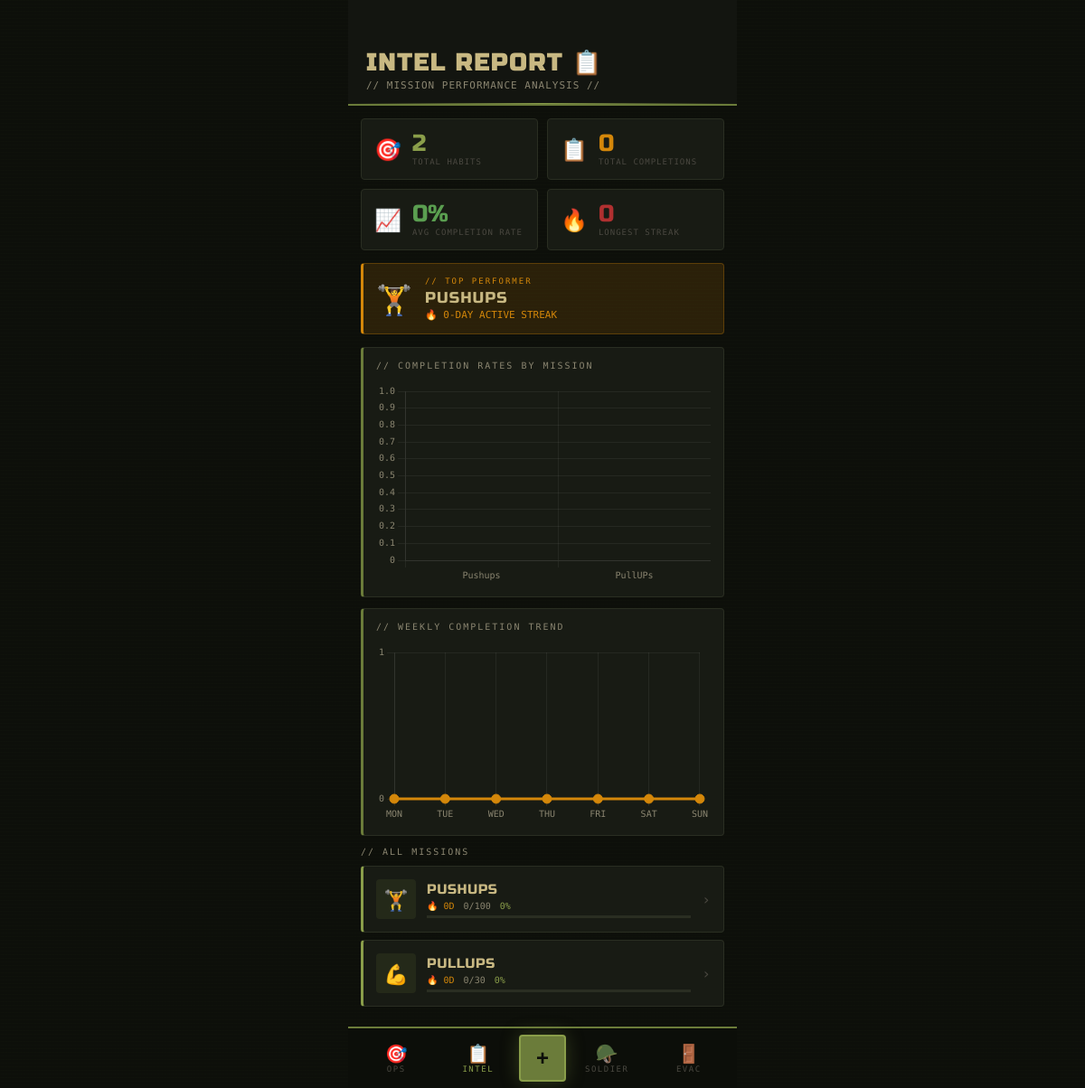
The app's page /stats (signed in) with its own data.
### app.py (models this page shows)
class Habit(db.Model):
    id         = db.Column(db.Integer, primary_key=True)
    name       = db.Column(db.String(120), nullable=False)
    emoji      = db.Column(db.String(4),   default='🏋️')
    color      = db.Column(db.String(20),  default='olive')
    goal       = db.Column(db.Integer,     default=30)
    created_at = db.Column(db.DateTime,    default=datetime.now)
    user_id    = db.Column(db.Integer,     db.ForeignKey('user.id'), nullable=False)
    logs       = db.relationship('HabitLog', backref='habit', lazy=True, cascade='all, delete')

### app.py (the view)
@app.route('/stats')
@login_required
def stats():
    user = get_user()
    if not user: return redirect(url_for('login'))
    habits = Habit.query.filter_by(user_id=user.id).all()
    today  = date.today()
    data = []
    for h in habits:
        streak   = calc_streak(h)
        total    = HabitLog.query.filter_by(habit_id=h.id, done=True).count()
        progress = min(round(total / h.goal * 100), 100) if h.goal else 0
        data.append({'habit': h, 'streak': streak, 'total': total, 'progress': progress})
    best              = max(data, key=lambda x: x['streak']) if data else None
    total_completions = sum(d['total'] for d in data)
    longest_streak    = max((d['streak'] for d in data), default=0)
    avg_rate          = round(sum(d['progress'] for d in data) / len(data)) if data else 0
    chart_labels  = json.dumps([d['habit'].name for d in data])
    chart_totals  = json.dumps([d['total']      for d in data])
    chart_streaks = json.dumps([d['streak']     for d in data])
    week_labels = []
    week_counts = []
    for i in range(6, -1, -1):
        day   = today - timedelta(days=i)
        count = 0
        for h in habits:
            if HabitLog.query.filter_by(habit_id=h.id, date=day, done=True).first():
                count += 1
        week_labels.append(day.strftime('%a').upper())
        week_counts.append(count)
    return render_template('stats.html', user=user, data=data,
                           best=best,
                           total_completions=total_completions,
                           longest_streak=longest_streak,
                           avg_rate=avg_rate,
                           chart_labels=chart_labels,
                           chart_totals=chart_totals,
                           chart_streaks=chart_streaks,
                           week_labels=json.dumps(week_labels),
                           week_counts=json.dumps(week_counts))

### app.py (called while the page is built)
def login_required(f):
    @wraps(f)
    def decorated(*args, **kwargs):
        if 'user_id' not in session:
            return redirect(url_for('login'))
        return f(*args, **kwargs)
    return decorated

def get_user():
    if 'user_id' in session:
        return db.session.get(User, session['user_id'])
    return None

def calc_streak(habit):
    streak = 0
    d = date.today()
    while True:
        log = HabitLog.query.filter_by(habit_id=habit.id, date=d, done=True).first()
        if log:
            streak += 1
            d -= timedelta(days=1)
        else:
            break
    return streak

@app.context_processor
def inject_globals():
    return {'today': date.today(), 'now': datetime.now()}  # LOCAL time

### templates/stats.html (shortened to what this page needs)
{% extends 'base.html' %}
{% block content %}
<div class="page-header">
  <h1>INTEL REPORT 📋</h1>
  <p>// MISSION PERFORMANCE ANALYSIS //</p>
</div>
<div style="padding:14px;">
  <div class="stat-grid">
    <div class="stat-tile">
      <div class="stat-tile-icon">🎯</div>
      <div>
        <div class="stat-tile-num" style="color:var(--olive2);">{{ data|length }}</div>
        <div class="stat-tile-lbl">Total Habits</div>
      </div>
    </div>
    <div class="stat-tile">
      <div class="stat-tile-icon">📋</div>
      <div>
        <div class="stat-tile-num" style="color:var(--amber);">{{ total_completions }}</div>
        <div class="stat-tile-lbl">Total Completions</div>
      </div>
    </div>
    <div class="stat-tile">
      <div class="stat-tile-icon">📈</div>
      <div>
        <div class="stat-tile-num" style="color:var(--green2);">{{ avg_rate }}%</div>
        <div class="stat-tile-lbl">Avg Completion Rate</div>
      </div>
    </div>
    <div class="stat-tile">
      <div class="stat-tile-icon">🔥</div>
      <div>
        <div class="stat-tile-num" style="color:var(--red2);">{{ longest_streak }}</div>
        <div class="stat-tile-lbl">Longest Streak</div>
      </div>
    </div>
  </div>
  {% if best %}
  <div style="background:var(--amber3);border:1px solid rgba(212,135,10,0.3);
              border-left:3px solid var(--amber);border-radius:4px;
              padding:14px;margin-bottom:14px;display:flex;align-items:center;gap:14px;">
    <div style="font-size:32px;">{{ best.habit.emoji }}</div>
    <div>
      <div style="font-family:'Share Tech Mono',monospace;font-size:9px;color:var(--amber);
                  letter-spacing:2px;text-transform:uppercase;margin-bottom:3px;">// TOP PERFORMER</div>
      <div style="font-family:'Russo One',sans-serif;font-size:17px;color:var(--tan);
                  text-transform:uppercase;letter-spacing:1px;">{{ best.habit.name }}</div>
      <div style="font-family:'Share Tech Mono',monospace;font-size:11px;color:var(--amber);margin-top:2px;">
        🔥 {{ best.streak }}-DAY ACTIVE STREAK
      </div>
    </div>
  </div>
  {% endif %}
  {% if data %}
  <div class="chart-box">
    <div class="chart-title">// COMPLETION RATES BY MISSION</div>
    <canvas id="chartHabits" height="180"></canvas>
  </div>
  <div class="chart-box">
    <div class="chart-title">// WEEKLY COMPLETION TREND</div>
    <canvas id="chartWeek" height="160"></canvas>
  </div>
  {% endif %}
  {% if data %}
    <div style="font-family:'Share Tech Mono',monospace;font-size:10px;color:var(--text2);
                text-transform:uppercase;letter-spacing:2px;margin-bottom:10px;">// ALL MISSIONS</div>
    {% for hd in data %}
    <a href="/habit/{{ hd.habit.id }}" style="text-decoration:none;">
      <div class="card color-{{ hd.habit.color }}"
           style="margin-bottom:8px;display:flex;align-items:center;gap:12px;border-left:3px solid var(--hc);">
        <div style="width:44px;height:44px;border-radius:4px;background:var(--hcl);
                    display:flex;align-items:center;justify-content:center;font-size:22px;flex-shrink:0;">
          {{ hd.habit.emoji }}
        </div>
        <div style="flex:1;min-width:0;">
          <div style="font-family:'Russo One',sans-serif;font-size:15px;color:var(--tan);
                      text-transform:uppercase;letter-spacing:0.5px;margin-bottom:4px;
                      white-space:nowrap;overflow:hidden;text-overflow:ellipsis;">{{ hd.habit.name }}</div>
          <div style="display:flex;gap:10px;align-items:center;margin-bottom:5px;">
            <span style="font-family:'Share Tech Mono',monospace;font-size:10px;color:var(--amber);">🔥 {{ hd.streak }}D</span>
            <span style="font-family:'Share Tech Mono',monospace;font-size:10px;color:var(--text2);">{{ hd.total }}/{{ hd.habit.goal }}</span>
            <span style="font-family:'Share Tech Mono',monospace;font-size:10px;color:var(--olive2);">{{ hd.progress }}%</span>
          </div>
          <div style="background:var(--border);height:3px;overflow:hidden;">
          </div>
        </div>
        <div style="font-family:'Share Tech Mono',monospace;color:var(--text3);font-size:16px;">›</div>
      </div>
    </a>
    {% endfor %}
  {% else %}
    <div class="empty">
      <div class="empty-icon">📋</div>
      <h3>NO INTEL AVAILABLE</h3>
      <p>ASSIGN MISSIONS FROM THE OPS SCREEN.</p>
    </div>
  {% endif %}
</div>
{% endblock %}
{% block extra_js %}
<script>
const labels  = {{ chart_labels|safe }};
const totals  = {{ chart_totals|safe }};
const streaks = {{ chart_streaks|safe }};
const wLabels = {{ week_labels|safe }};
const wCounts = {{ week_counts|safe }};
const olive  = '#8a9e4a';
const oliveD = 'rgba(107,124,58,0.2)';
const amber  = '#d4870a';
const amberD = 'rgba(212,135,10,0.2)';
const gridC  = 'rgba(255,255,255,0.06)';
const textC  = '#8a8570';
Chart.defaults.color = textC;
Chart.defaults.borderColor = gridC;
// Chart 1 — bar chart per habit
if (labels.length > 0) {
  new Chart(document.getElementById('chartHabits'), {
    type: 'bar',
    data: {
      labels,
      datasets: [{
        label: 'Completions',
        data: totals,
        backgroundColor: olive,
        borderColor: '#adc05a',
        borderWidth: 1,
        borderRadius: 2,
      }]
    },
    options: {
      responsive: true,
      plugins: {
        legend: { display: false },
        tooltip: {
          backgroundColor: '#1e2219',
          borderColor: '#363b2c',
          borderWidth: 1,
          titleFont: { family: 'Share Tech Mono' },
          bodyFont:  { family: 'Share Tech Mono' },
        }
      },
      scales: {
        x: { grid: { color: gridC }, ticks: { font: { family: 'Share Tech Mono', size: 10 } } },
        y: { grid: { color: gridC }, ticks: { font: { family: 'Share Tech Mono', size: 10 } }, beginAtZero: true }
      }
    }
  });
  // Chart 2 — line chart weekly trend
  new Chart(document.getElementById('chartWeek'), {
    type: 'line',
    data: {
      labels: wLabels,
      datasets: [{
        label: 'Habits Done',
        data: wCounts,
        borderColor: amber,
        backgroundColor: amberD,
        pointBackgroundColor: amber,
        pointRadius: 5,
        tension: 0.35,
        fill: true,
      }]
    },
    options: {
      responsive: true,
      plugins: {
        legend: { display: false },
        tooltip: {
          backgroundColor: '#1e2219',
          borderColor: '#363b2c',
          borderWidth: 1,
          titleFont: { family: 'Share Tech Mono' },
          bodyFont:  { family: 'Share Tech Mono' },
        }
      },
      scales: {
        x: { grid: { color: gridC }, ticks: { font: { family: 'Share Tech Mono', size: 10 } } },
        y: { grid: { color: gridC }, ticks: { font: { family: 'Share Tech Mono', size: 10 }, stepSize: 1 }, beginAtZero: true }
      }
    }
  });
}
</script>
{% endblock %}

### templates/base.html (shortened to what this page needs)
<!DOCTYPE html>
<html lang="en">
<head>
</head>
<body>
{% block content %}{% endblock %}
{% if get_user() %}
<nav class="bottom-nav">
  <a href="/" class="nav-item {% if request.endpoint == 'index' %}active{% endif %}">
    <span class="ni">🎯</span><span class="nl">OPS</span>
  </a>
  <a href="/stats" class="nav-item {% if request.endpoint == 'stats' %}active{% endif %}">
    <span class="ni">📋</span><span class="nl">INTEL</span>
  </a>
  <button class="fab" onclick="openModal()">+</button>
  <a href="/profile" class="nav-item {% if request.endpoint == 'profile' %}active{% endif %}">
    <span class="ni">🪖</span><span class="nl">SOLDIER</span>
  </a>
  <a href="/logout" class="nav-item">
    <span class="ni">🚪</span><span class="nl">EVAC</span>
  </a>
</nav>
{% endif %}
{% block extra_js %}{% endblock %}
</body>
</html>

### templates/base.html (style rules this page uses)
*, *::before, *::after { box-sizing: border-box; margin: 0; padding: 0; }
:root { --bg: #0d0f0a; --bg2: #131510; --card: #181b14; --card2: #1e2219; --olive: #6b7c3a; --olive2: #8a9e4a; --olive3: rgba(107,124,58,0.15); --tan: #c8b882; --tan2: #a89862; --khaki: #8b7355; --khaki3: rgba(139,115,85,0.15); --amber: #d4870a; --amber3: rgba(212,135,10,0.15); --green: #4a7c3f; --green2: #5a9e50; --green3: rgba(74,124,63,0.2); --red: #8b2020; --red2: #b03030; --red3: rgba(139,32,32,0.2); --text: #d4cdb8; --text2: #8a8570; --text3: #4a4840; --border: #2a2e22; --border2: #363b2c; --nav-h: 68px; }
html { height: 100%; }
body { font-family: 'Barlow', sans-serif; background: var(--bg); color: var(--text); min-height: 100%; max-width: 430px; margin: 0 auto; padding-bottom: var(--nav-h); -webkit-font-smoothing: antialiased; background-image: repeating-linear-gradient(0deg, transparent, transparent 3px, rgba(107,124,58,0.018) 3px, rgba(107,124,58,0.018) 4px); }
.bottom-nav { position: fixed; bottom: 0; left: 50%; transform: translateX(-50%); width: 100%; max-width: 430px; background: rgba(13,15,10,0.98); border-top: 2px solid var(--olive); height: var(--nav-h); display: flex; align-items: center; justify-content: space-around; padding: 0 8px; z-index: 100; }
.nav-item { display: flex; flex-direction: column; align-items: center; gap: 3px; text-decoration: none; flex: 1; padding: 8px 4px; transition: all 0.2s; }
.nav-item .ni { font-size: 20px; line-height: 1; }
.nav-item .nl { font-family: 'Share Tech Mono', monospace; font-size: 9px; color: var(--text3); text-transform: uppercase; letter-spacing: 1.5px; }
.nav-item.active .nl { color: var(--olive2); }
.fab { width: 52px; height: 52px; background: var(--olive); border: 2px solid var(--olive2); color: var(--bg); font-size: 24px; font-weight: 900; display: flex; align-items: center; justify-content: center; box-shadow: 0 0 20px rgba(107,124,58,0.4); cursor: pointer; border-radius: 4px; transition: all 0.15s; flex-shrink: 0; }
.page-header { padding: 54px 20px 14px; background: var(--bg2); border-bottom: 2px solid var(--olive); position: relative; overflow: hidden; }
.page-header::after { content: ''; position: absolute; bottom: 0; left: 0; right: 0; height: 1px; background: linear-gradient(90deg, transparent, var(--olive2), transparent); }
.page-header h1 { font-family: 'Russo One', sans-serif; font-size: 26px; color: var(--tan); text-transform: uppercase; letter-spacing: 2px; }
.page-header p { font-family: 'Share Tech Mono', monospace; font-size: 11px; color: var(--text2); margin-top: 3px; letter-spacing: 1px; }
.card { background: var(--card); border-radius: 4px; border: 1px solid var(--border); border-left: 3px solid var(--olive); padding: 14px; }
.color-olive { --hc: var(--olive2); --hcl: var(--olive3); }

### templates/stats.html (style rules this page uses)
.stat-grid { display: grid; grid-template-columns: 1fr 1fr; gap: 10px; margin-bottom: 14px; }
.stat-tile { background: var(--card); border: 1px solid var(--border); border-radius: 4px; padding: 14px; display: flex; align-items: center; gap: 12px; }
.stat-tile-icon { font-size: 24px; flex-shrink: 0; }
.stat-tile-num { font-family: 'Russo One', sans-serif; font-size: 26px; line-height: 1; color: var(--tan); }
.stat-tile-lbl { font-family: 'Share Tech Mono', monospace; font-size: 9px; color: var(--text3); text-transform: uppercase; letter-spacing: 1px; margin-top: 2px; }
.chart-box { background: var(--card); border: 1px solid var(--border); border-left: 3px solid var(--olive); border-radius: 4px; padding: 14px; margin-bottom: 12px; }
.chart-title { font-family: 'Share Tech Mono', monospace; font-size: 10px; color: var(--text2); text-transform: uppercase; letter-spacing: 2px; margin-bottom: 14px; }

### records on screen
Habit: habit.emoji "🏋️", habit.name "PUSHUPS", habit.emoji "🏋️", habit.name "PUSHUPS", habit.goal "100"
Habit: habit.emoji "💪", habit.name "PULLUPS", habit.goal "30"

### other values on screen
{{ data|length }} "2"
{{ total_completions }} "0"
{{ avg_rate }} "0"
{{ longest_streak }} "0"
{{ best.streak }} "0"
{{ hd.streak }} "0" "0"
{{ hd.total }} "0" "0"
{{ hd.progress }} "0" "0"
chart data {{ chart_labels|safe }} ["Pushups", "PullUPs"]
chart data {{ chart_totals|safe }} [0, 0]
